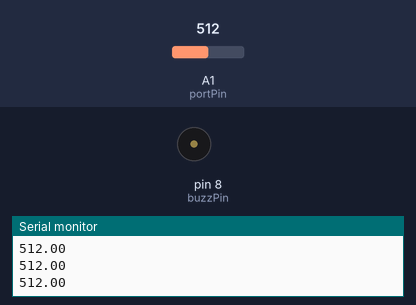
Bench run of a sketch on a simulated Arduino Uno, built with avr-gcc and run on an emulated ATmega328P. Parts: buzzer (waves = sounding, pin HIGH), the last lines printed to the serial monitor. The test bench sets the inputs (shaded band); at power-on: A1 (portPin) = 512.

Above: at 1.2 s.
1.3 s: A1 (portPin) set to 988
2.8 s: A1 (portPin) set to 1013
At 4.0 s:
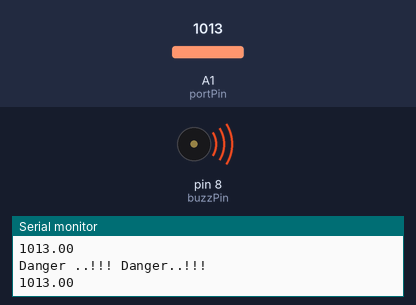
4.3 s: A1 (portPin) set to 990
At 5.3 s:
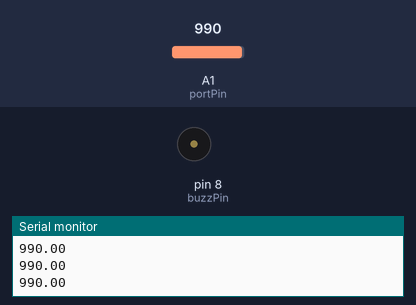
Timing chart, 0 to 7.3 s (numbered marks = the images above; inputs shaded):
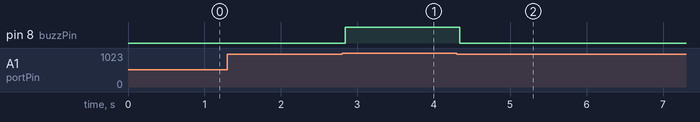

Measured:
- the behaviour switches between 1000 and 1001 on A1 (portPin) (found by bisection; images 0 and 1)
- after the input at 2.8 s, pin 8 (buzzPin): LOW → HIGH at once
- after the input at 4.3 s, pin 8 (buzzPin): HIGH → LOW at once

The sketch:

buzz-port.ino
```cpp
int myNumber;
int portPin =A1;
float portVal;
int buzzPin = 8;
String msg= "Danger ..!!! Danger..!!!" ;
int delayT = 2000;
void setup() {
  // put your setup code here, to run once:
Serial.begin(9600);
pinMode(buzzPin, OUTPUT);
pinMode(portPin,INPUT);
}

void loop() {
  // put your main code here, to run repeatedly:
portVal = analogRead(portPin);
Serial.println(portVal);
while(portVal>1000){
  Serial.println(msg);
  digitalWrite(buzzPin,HIGH);
  portVal = analogRead(portPin);
  Serial.println(portVal);
}
digitalWrite(buzzPin,LOW);
}
```
